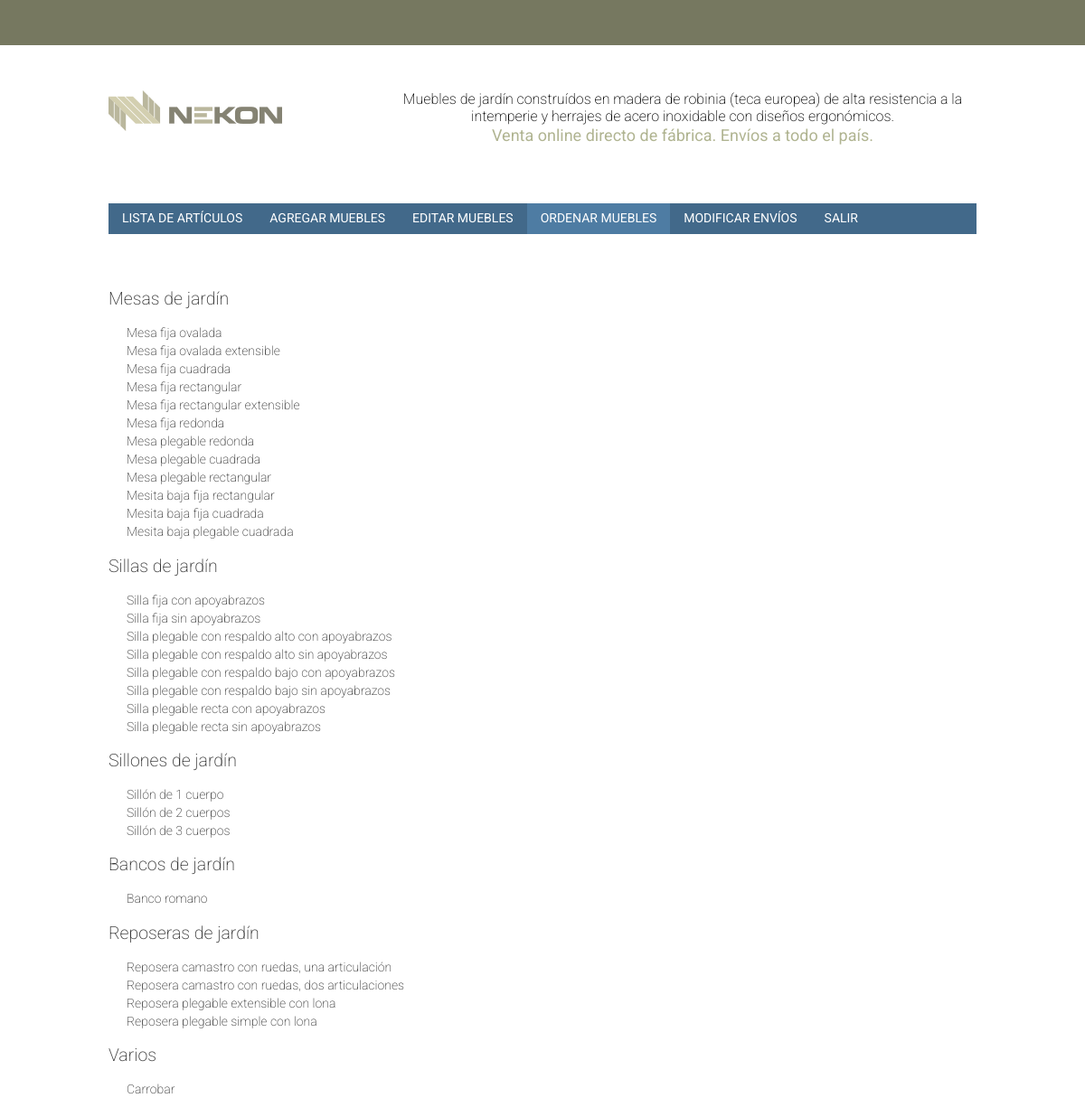
The app's page /admin/ordenarMuebles.php (signed in) with its own data.
### tables this page shows
CREATE TABLE IF NOT EXISTS `secciones` (
  `idSeccion` int(11) NOT NULL AUTO_INCREMENT,
  `nombreSeccion` varchar(200) NOT NULL,
  PRIMARY KEY (`idSeccion`)
);

CREATE TABLE IF NOT EXISTS `muebles` (
  `idMueble` int(11) NOT NULL AUTO_INCREMENT,
  `nombreMueble` varchar(200) NOT NULL,
  `idSeccion` int(11) NOT NULL,
  `Orden` int(11) NOT NULL,
  PRIMARY KEY (`idMueble`)
);

### php/funciones.php (called while the page is built, shortened)
<?php
$localhost = true;
if ($localhost) {
    function conectar() {
        $conexion = mysql_connect('localhost', 'root', '') or die(mysql_error());
        return $conexion;
    }
}
    ?>
    <?php
function obtenerMueblesPorSeccion($idSeccion) {
    $conexion = conectar();
    $sql = "SELECT *
                    FROM muebles as m
                    INNER JOIN secciones as s ON (s.idSeccion = m.idSeccion)
                    WHERE m.idSeccion = " . $idSeccion . "
                    ORDER BY Orden";
    $res = mysql_query($sql, $conexion);
    if (!$res) {
        return -1;
    } else {
        if (mysql_num_rows($res) == 0) {
            return 0;
        } else {
            return $res;
        }
    }
}
function obtenerSecciones() {
    $conexion = conectar();
    $sql = "SELECT *
                    FROM secciones";
    $res = mysql_query($sql, $conexion);
    if (!$res) {
        return -1;
    } else {
        if (mysql_num_rows($res) == 0) {
            return 0;
        } else {
            return $res;
        }
    }
}
?>

### admin/ordenarMuebles.php (the view, shortened to what this page needs)
<?php
	require_once('../html/headAdmin.php');
 ?>
<?php
	require_once('../html/headerAdmin.php');
?>
<div id="container">
<?php
	require_once ('../html/menuAdmin.php');
        require_once ('../php/funciones.php');
?>
<div>
    <?php
        $secciones = obtenerSecciones();
        switch ($secciones)
        {
            default :
                while($sec = mysql_fetch_array($secciones))
                {
                ?>
    <h2><?php echo $sec['nombreSeccion'] ?></h2>
    <form class="target" action="<?php echo PATH_ADMIN ?>ordenarMuebles.php" method="post" target="prueba">
        <ul class="sortable">
        <?php
            $muebles = obtenerMueblesPorSeccion($sec['idSeccion']);
            switch ($muebles)
            {
				?>
				<?php
                default :
                    while($row = mysql_fetch_array($muebles))
                {
                    ?>
        <li><span><?php echo $row['nombreMueble']?></span><input type="hidden" name="order[]" value="<?php echo $row['idMueble'] ?>" /></li>
                    <?php
                }
                    break;
            }
        ?>
        </ul>
    </form>
                <?php
                }
                break;
        }
    ?>

### css/estilos.css (style rules this page uses)
body { color: #3b3b3b; font-size: 13px; margin:0; font-family: 'Roboto', sans-serif; }
ul, li { margin:0; padding:0; list-style:none; }
h1, h2, h3 { font-weight:200; }
#container { width:960px; margin:50px auto 0 auto; position:relative; z-index:100; }
h2 { color: #333 }
.sortable { padding-left:20px }
.sortable li { font-size:14px;line-height:20px; font-weight: 200; }
.sortable li span { cursor:move }

### records on screen
secciones: nombreSeccion "Mesas de jardín"
muebles: nombreMueble "Mesa fija ovalada"
muebles: nombreMueble "Mesa fija ovalada extensible"
muebles: nombreMueble "Mesa fija cuadrada"
muebles: nombreMueble "Mesa fija rectangular"
muebles: nombreMueble "Mesa fija rectangular extensible"
muebles: nombreMueble "Mesa fija redonda"
muebles: nombreMueble "Mesa plegable redonda"
muebles: nombreMueble "Mesa plegable cuadrada"
muebles: nombreMueble "Mesa plegable rectangular"
muebles: nombreMueble "Mesita baja fija rectangular"
muebles: nombreMueble "Mesita baja fija cuadrada"
muebles: nombreMueble "Mesita baja plegable cuadrada"
secciones: nombreSeccion "Sillas de jardín"
muebles: nombreMueble "Silla fija con apoyabrazos"
muebles: nombreMueble "Silla fija sin apoyabrazos"
muebles: nombreMueble "Silla plegable con respaldo alto con apoyabrazos"
muebles: nombreMueble "Silla plegable con respaldo alto sin apoyabrazos"
muebles: nombreMueble "Silla plegable con respaldo bajo con apoyabrazos"
muebles: nombreMueble "Silla plegable con respaldo bajo sin apoyabrazos"
muebles: nombreMueble "Silla plegable recta con apoyabrazos"
muebles: nombreMueble "Silla plegable recta sin apoyabrazos"
secciones: nombreSeccion "Sillones de jardín"
muebles: nombreMueble "Sillón de 1 cuerpo"
muebles: nombreMueble "Sillón de 2 cuerpos"
muebles: nombreMueble "Sillón de 3 cuerpos"
secciones: nombreSeccion "Bancos de jardín"
muebles: nombreMueble "Banco romano"
secciones: nombreSeccion "Reposeras de jardín"
muebles: nombreMueble "Reposera camastro con ruedas, una articulación"
muebles: nombreMueble "Reposera camastro con ruedas, dos articulaciones"
muebles: nombreMueble "Reposera plegable extensible con lona"
muebles: nombreMueble "Reposera plegable simple con lona"
secciones: nombreSeccion "Varios"
muebles: nombreMueble "Carrobar"
